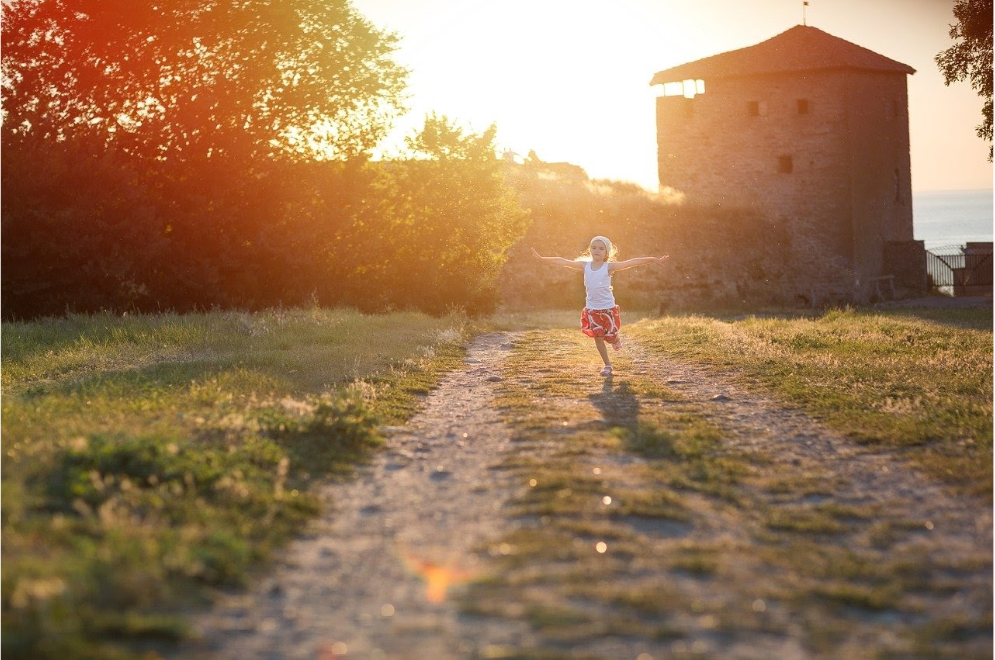
#> input picture 1364-img0102.png, 995 x 660 px
$ jupyter execute slice_notation.ipynb
#> lines starting #> are read from the running program, lines starting #| are printed output that depends on the picture
[cell 1]
import cv2
import matplotlib.pyplot as plt

[cell 2]
imagem = cv2.imread("1364-img0102.png")
#> imagem is the input picture: shape (660, 995, 3); mean B, G, R 85.6, 118.5, 152.6
imagem_rgb = cv2.cvtColor(imagem, cv2.COLOR_BGR2RGB)
plt.imshow(imagem_rgb)

[cell 3]
plt.figure(figsize=(20,10))
imagem_roigray = cv2.cvtColor(imagem[220:380, 520:680], cv2.COLOR_BGR2GRAY)
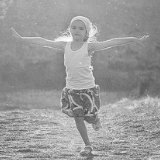
#> imagem_roigray: shape (160, 160); min 71, max 254, mean 153.8
plt.imshow(imagem_roigray, cmap = "gray")
plt.title("Corpo inteiro")

PARA PODER FUNDIR AS IMAGENS É NECESSARIOS ELAS POSSUIREM O MESMO TIPO E QUANTIDADE DE CANAIS!!!!

[cell 4]
imagem_grayforrgb = cv2.cvtColor(imagem_roigray, cv2.COLOR_GRAY2RGB)
imagem_rgb[220:380, 520:680] = imagem_grayforrgb
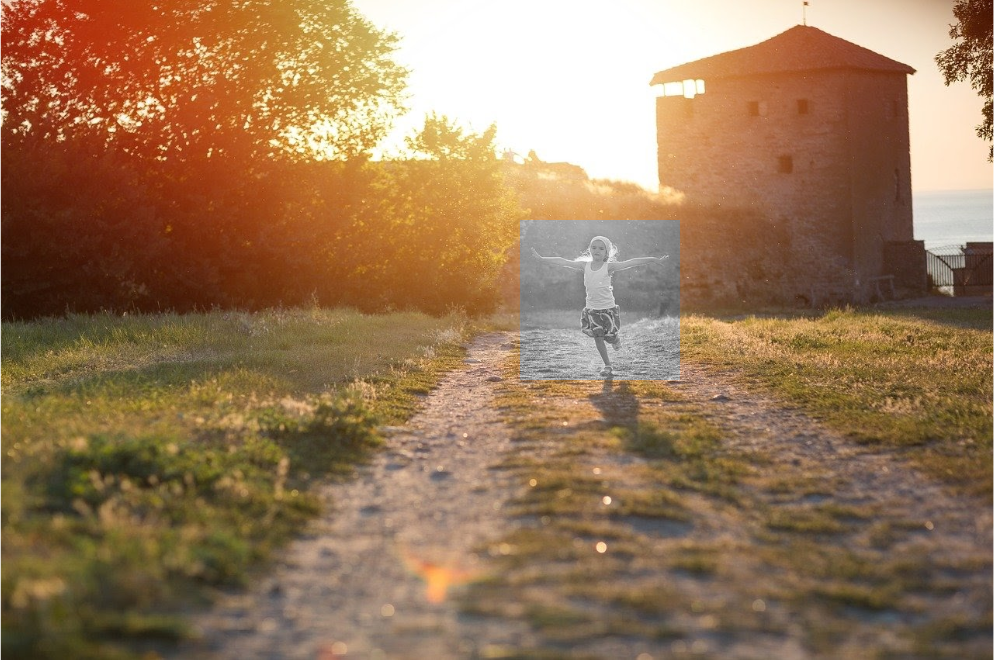
#> imagem_rgb: shape (660, 995, 3); mean R, G, B 151.1, 118.8, 87.6
plt.figure(figsize=(20,10))
plt.imshow(imagem_rgb)
plt.title("RESULTADO")
